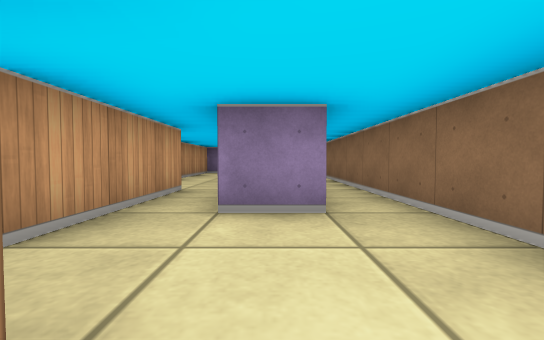
[1] (above)

14 first-person views from a walk through a cub3D ray-caster map. The camera is about half as high as the walls, tilts 2° down and sees 90° across. The floor is counted in squares. Each view is taken from the middle of a square. On the plan, view 1 faces up. The plan holds only what a view shows up to about 9 squares ahead; the rest is blank.

[2]
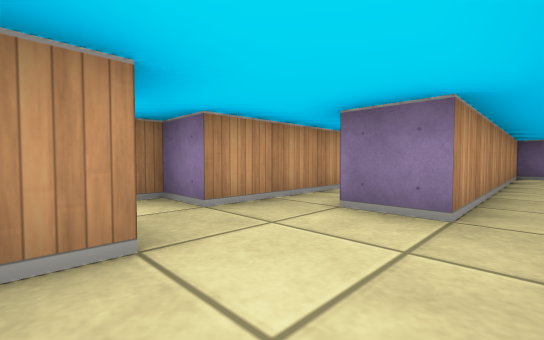

[3]
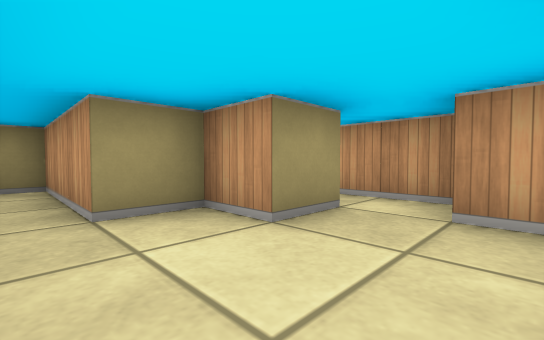

[4]
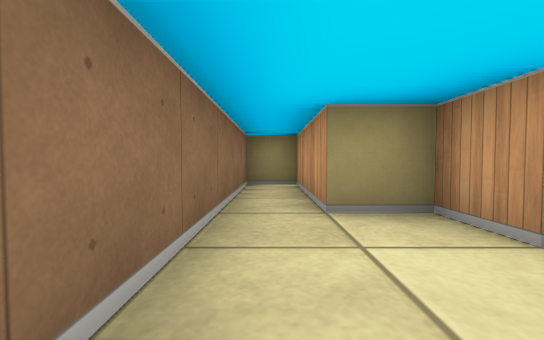

[5]
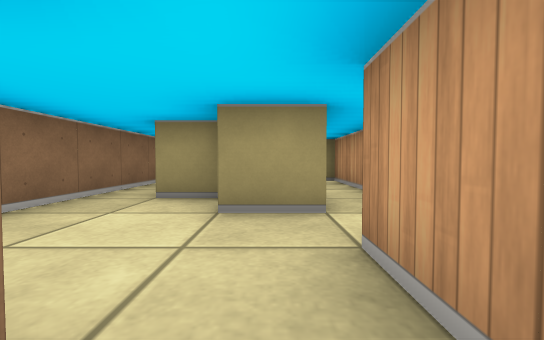

[6]
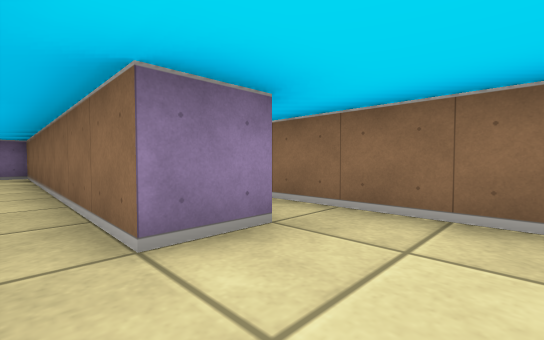

[7]
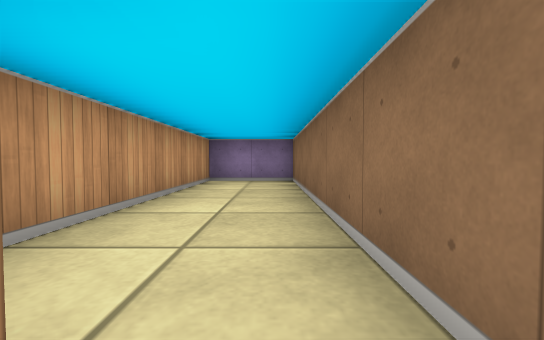

[8]
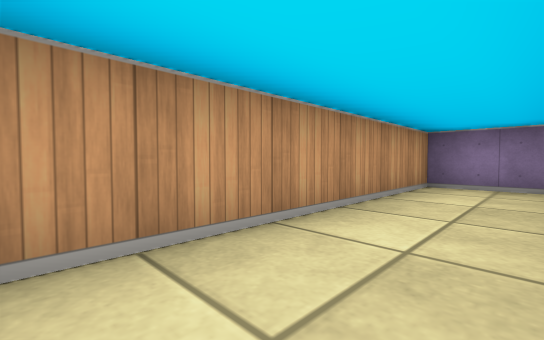

[9]
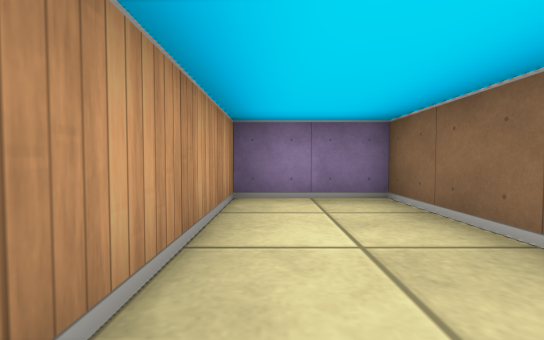

[10]
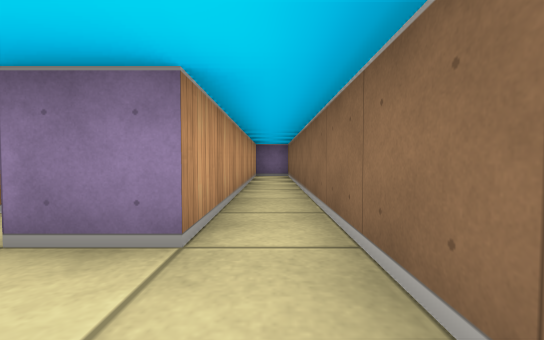

[11]
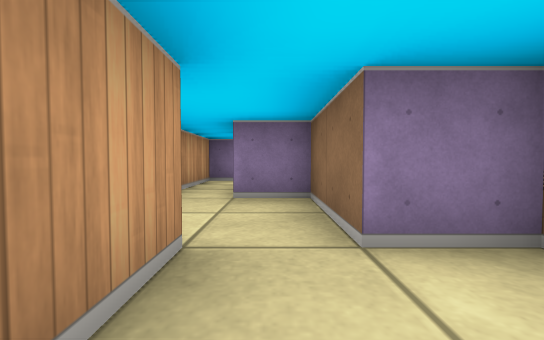

[12]
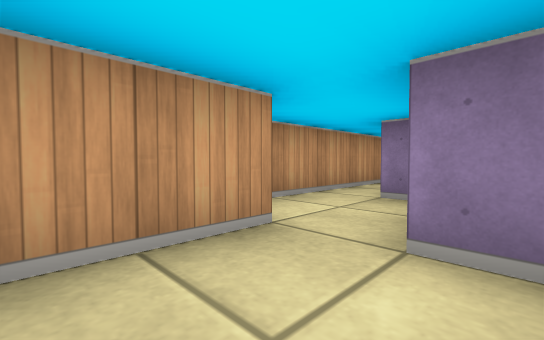

[13]
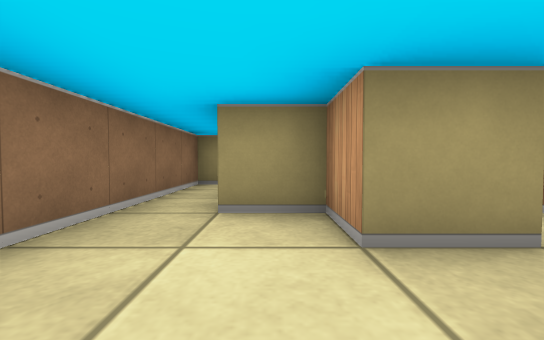

[14]
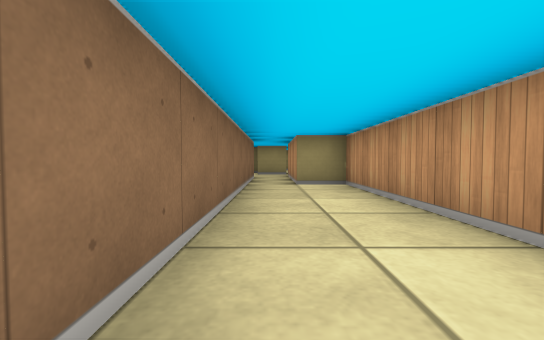

### Floor plan
Points are (right, up) in squares from view 1. A wall is a line through its corners. A room is listed if a view was taken in it or the views show most of it. See-through windows are left out.
Room 1 (views 1, 2, 3, 4, 6, 10, 13)
walls: (-1.5, 2.5) (-1.5, 1.5) (-2.5, 1.5) (-2.5, 0.5); (-1.6, 0.5) (-0.5, 0.5) (-0.5, -0.5) (0.5, -0.5) (0.5, -3.5) (1.5, -3.5) (1.5, 9.5) (0.5, 9.5) (0.5, 2.5) (-0.5, 2.5)
ways out: opening at (-1, 2) to room 2; opening at (-2, 1) to room 3
Room 2 (views 5, 7, 8, 9, 14)
walls: (-0.5, 2.5) (-0.5, 10.5) (-2.5, 10.5) (-2.5, 4.5) (-1.5, 4.5) (-1.5, 2.5)
ways out: opening at (-1, 2) to room 1
Room 3 (views 11, 12)
walls: (-1.5, -3.5) (-1.5, -5.1); (0.5, -3.5) (-0.5, -3.5) (-0.5, -1.5) (-1.5, -1.5); (-2.5, 0.5) (-2.5, -3.5)
ways out: opening at (-2, 1) to room 1

Positions as (right, up) in squares from view 1, and headings:
1: (0, 0), facing up
2: (1, 0), facing up-left
3: (1, 2), facing down-left
4: (1, 2), facing down
5: (-1, 3), facing down
6: (-1, 1), facing up-right
7: (-1, 4), facing up
8: (-1, 5), facing up-left
9: (-2, 7), facing up
10: (1, 1), facing up
11: (-1, -5), facing up
12: (0, -5), facing up-left
13: (0, 2), facing down
14: (-1, 10), facing down
